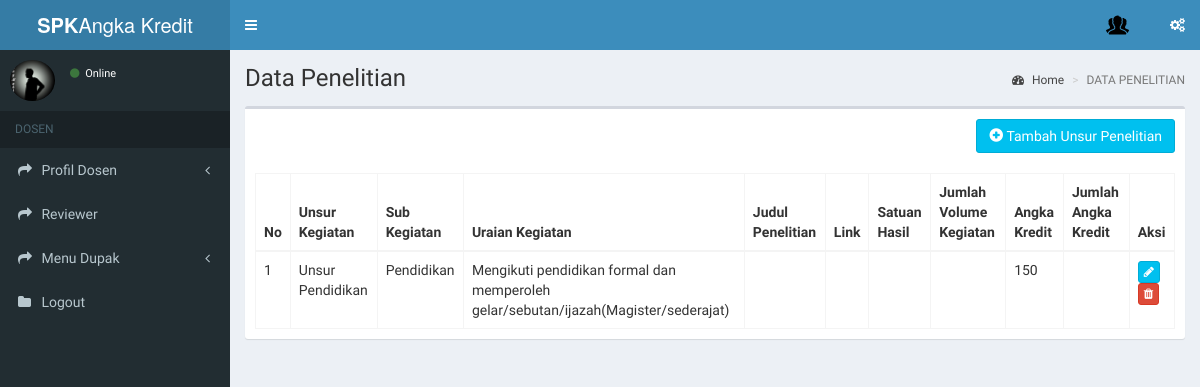
The page /index.php/dosen/penelitian on the database as committed earlier.
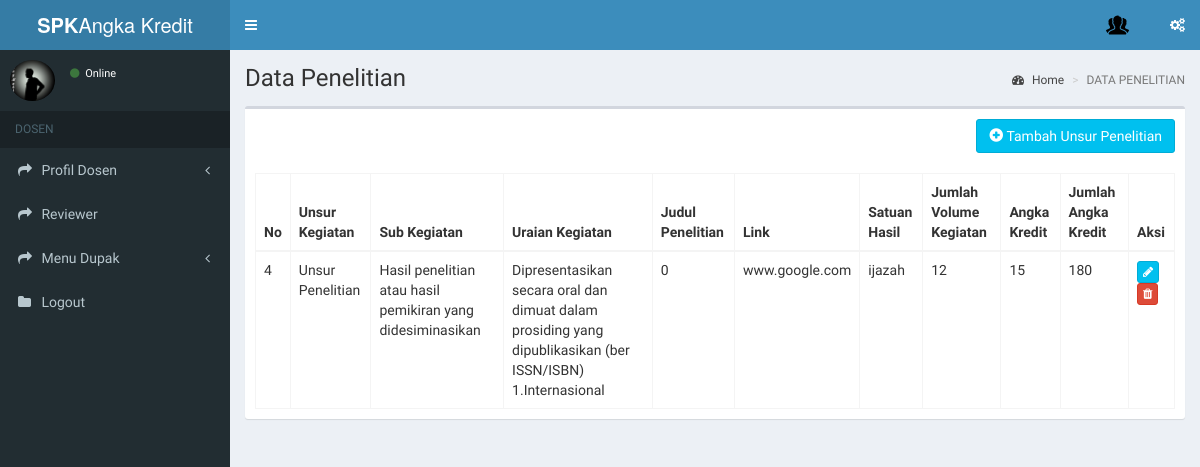
The same page on the database as committed later.
### tables this page shows
CREATE TABLE `penelitian` (
  `id_penelitian` int(11) NOT NULL AUTO_INCREMENT,
  `id_dosen` int(11) DEFAULT NULL,
  `unsur` int(50) DEFAULT NULL,
  `sub` int(50) DEFAULT NULL,
  `uraian` int(50) DEFAULT NULL,
  `judul` varchar(100) DEFAULT NULL,
  `link` text,
  `satuan_hasil` varchar(100) DEFAULT NULL,
  `jumlah_volume` double DEFAULT NULL,
  `lampiran` text,
  `jumlah_ak` double DEFAULT NULL,
  PRIMARY KEY (`id_penelitian`),
  KEY `id_dosenpene` (`id_dosen`),
  KEY `fk_unsur3` (`unsur`),
  KEY `fk_sub3` (`sub`),
  KEY `fk_uraian3` (`uraian`),
  CONSTRAINT `fk_dosenpnl` FOREIGN KEY (`id_dosen`) REFERENCES `dosen` (`id_dosen`),
  CONSTRAINT `fk_sub3` FOREIGN KEY (`sub`) REFERENCES `sub_kegiatan` (`id_sub`),
  CONSTRAINT `fk_unsur3` FOREIGN KEY (`unsur`) REFERENCES `unsur_kegiatan` (`id_unsur`),
  CONSTRAINT `fk_uraian3` FOREIGN KEY (`uraian`) REFERENCES `uraian_kegiatan` (`id_uraian`)
);

CREATE TABLE `unsur_kegiatan` (
  `id_unsur` int(10) NOT NULL AUTO_INCREMENT,
  `nama_unsur` varchar(100) NOT NULL,
  PRIMARY KEY (`id_unsur`)
);

CREATE TABLE `sub_kegiatan` (
  `id_sub` int(11) NOT NULL AUTO_INCREMENT,
  `id_unsur` int(11) DEFAULT NULL,
  `nama_sub` text,
  PRIMARY KEY (`id_sub`),
  KEY `fk_unsur` (`id_unsur`),
  CONSTRAINT `fk_unsur` FOREIGN KEY (`id_unsur`) REFERENCES `unsur_kegiatan` (`id_unsur`)
);

CREATE TABLE `uraian_kegiatan` (
  `id_uraian` int(11) NOT NULL AUTO_INCREMENT,
  `id_sub` int(11) DEFAULT NULL,
  `nama_uraian` text,
  `angka_kredit` int(11) DEFAULT NULL,
  PRIMARY KEY (`id_uraian`),
  KEY `sub_uraian` (`id_sub`),
  CONSTRAINT `sb` FOREIGN KEY (`id_sub`) REFERENCES `sub_kegiatan` (`id_sub`)
);

### application/controllers/dosen/Penelitian.php (called while the page is built, shortened)
<?php defined('BASEPATH')OR exit('no direct script access allowed');
 class Penelitian extends CI_Controller
 {
     public function __construct()
     {
        $this->load->model('penelitian_model');
     }
     public function index()
     {
     	$data['penelitian']=$this->penelitian_model->get_penelitian();
		$this->load->view('atribut/header');
		$this->load->view('dosen/menudupak/datapenelitian',$data);
		$this->load->view('atribut/footer');
     }
 } ?>

### index.php (called while the page is built, shortened)
<?php
require_once BASEPATH.'core/CodeIgniter.php';

### application/models/Penelitian_model.php (called while the page is built, shortened)
<?php
class Penelitian_model extends CI_model
{
	public function get_penelitian(){
		$query =$this->db->query('SELECT * FROM penelitian JOIN unsur_kegiatan ON penelitian.`unsur`=unsur_kegiatan.`id_unsur` JOIN sub_kegiatan ON penelitian.`sub`=sub_kegiatan.`id_sub` JOIN `uraian_kegiatan` ON penelitian.`uraian`=`uraian_kegiatan`.`id_uraian` JOIN dosen ON penelitian.`id_dosen`=dosen.`id_dosen`');
		return $query->result_array();
	}
}

### application/views/dosen/menudupak/datapenelitian.php (the view)
<div class="content-wrapper">
   <section class="content-header">
     <h1>Data Penelitian</h1>
     <ol class="breadcrumb">
       <li><a href="#"><i class="fa fa-dashboard"></i> Home</a></li>
       <li class="active">DATA PENELITIAN</li>
     </ol>
   </section>
 <section class="content">
     <div class="row">
       <div class="col-xs-12">
         <div class="box">
           <div class="box-header">
             <a href="<?php echo base_url('dosen/Penelitian/tambah') ?>" class="btn btn-info pull-right"><i class="glyphicon glyphicon-plus-sign"></i> Tambah Unsur Penelitian</a>
           </div>
           <div class="box-body">
             <table id="exampleb 2" class="table table-bordered table-hover">
               <thead>
               <tr>
                 <th>No</th>
                 <th>Unsur Kegiatan</th>
                 <th>Sub Kegiatan</th>
                 <th>Uraian Kegiatan</th>
                 <th>Judul Penelitian</th>
                 <th>Link</th>
                 <th>Satuan Hasil</th>
                 <th>Jumlah Volume Kegiatan</th>
                 <th>Angka Kredit</th>
                 <th>Jumlah Angka Kredit</th>
                 <th>Aksi</th>
               </tr>
               </thead>
                <tbody>
                  <?php foreach ($penelitian as $pen):?>
               <tr>
                 <td><?php echo $pen['id_penelitian'] ?></td>
                 <td><?php echo $pen['nama_unsur'];?></td>
                 <td><?php echo $pen['nama_sub'];?></td>
                 <td><?php echo $pen['nama_uraian'];?></td>
                 <td><?php echo $pen['judul'];?></td>
                 <td><?php echo $pen['link'];?></td>
                 <td><?php echo $pen['satuan_hasil'];?></td>
                 <td><?php echo $pen['jumlah_volume'];?></td>
                 <td><?php echo $pen['angka_kredit'];?></td>
                 <td><?php echo $pen['jumlah_ak'];?></td>
                 <td>
                   <a href="" class="btn btn-info btn-xs"><span class="fa fa-pencil"></span></a>
                   <a href="" class="btn btn-danger btn-xs"><span class="fa fa-trash"></span></a>
                 </td>
               </tr>
               <?php endforeach;?>
               </tbody>
               </table>
           </div>
         </div>
       </div>
     </div>
   </section>
 </div>

### application/views/atribut/header.php (shortened to what this page needs)
<!DOCTYPE html>
<html>
<head>
  <link rel="stylesheet" href="<?php echo base_url('assets/bootstrap/css/bootstrap.min.css'); ?>">
  <link rel="stylesheet" href="https://cdnjs.cloudflare.com/ajax/libs/font-awesome/4.5.0/css/font-awesome.min.css">
  <link rel="stylesheet" href="https://cdnjs.cloudflare.com/ajax/libs/ionicons/2.0.1/css/ionicons.min.css">
  <link rel="stylesheet" href="<?php echo base_url('assets/dist/css/AdminLTE.min.css'); ?>">
  <link rel="stylesheet" href="<?php echo base_url('assets/dist/css/skins/_all-skins.min.css'); ?>">
  <link rel="stylesheet" href="<?php echo base_url('assets/plugins/datepicker/datepicker3.css') ?>">
  <link rel="stylesheet" type="text/css" href="<?php echo base_url('assets/plugins/datatables/dataTables.bootstrap.css') ?>">
</head>
<body class="hold-transition skin-blue sidebar-mini">
<div class="wrapper">
  <header class="main-header">
    <a href="" class="logo">
      <span class="logo-lg"><b>SPK</b>Angka Kredit</span>
    </a>
    <nav class="navbar navbar-static-top">
      <a href="#" class="sidebar-toggle" data-toggle="offcanvas" role="button">
      </a>
      <div class="navbar-custom-menu">
        <ul class="nav navbar-nav">
          <li class="dropdown user user-menu">
            <a href="#" class="dropdown-toggle" data-toggle="dropdown">
              <img src="<?php echo base_url('img/work.png'); ?>" class="user-image" alt="User Image">
            </a>
          </li>
          <li>
            <a href="#" data-toggle="control-sidebar"><i class="fa fa-gears"></i></a>
          </li>
        </ul>
      </div>
    </nav>
  </header>
  <aside class="main-sidebar">
    <section class="sidebar">
      <div class="user-panel">
        <div class="pull-left image">
          <img src="<?php echo base_url('img/logo.jpg'); ?>" class="img-circle" alt="User Image">
        </div>
        <div class="pull-left info">
          <a href="#"><i class="fa fa-circle text-success"></i> Online</a>
        </div>
      </div>
      <ul class="sidebar-menu">
        <li class="header">DOSEN</li>
        <li class="treeview">
          <a href="#">
            <i class="fa fa-share"></i> <span>Profil Dosen</span>
            <span class="pull-right-container">
              <i class="fa fa-angle-left pull-right"></i>
            </span>
          </a>
        </li>
        <li class="treeview">
          <a href="#">
            <i class="fa fa-share"></i> <span>Reviewer</span>
          </a>
        </li>
        <li class="treeview">
          <a href="#">
            <i class="fa fa-share"></i> <span>Menu Dupak</span>
            <span class="pull-right-container">
              <i class="fa fa-angle-left pull-right"></i>
            </span>
          </a>
        </li>
                <li class="treeview">
             <a href="#">
            <i class="fa fa-folder"></i> <span>Logout</span>
          </a>
        </li>
      </ul>
    </section>
  </aside>

### application/views/atribut/footer.php
</body>
</html>

Rows that differ between the two databases and show on the page:
removed penelitian: id_penelitian "1", unsur.nama_unsur "Unsur Pendidikan", sub.nama_sub "Pendidikan", uraian.nama_uraian "Mengikuti pendidikan formal dan memperoleh gelar/sebutan/ijazah(Magister/sederajat)", uraian.angka_kredit "150"
added penelitian: id_penelitian "4", unsur.nama_unsur "Unsur Penelitian", sub.nama_sub "Hasil penelitian atau hasil pemikiran yang didesiminasikan", uraian.nama_uraian "Dipresentasikan secara oral dan dimuat dalam prosiding yang dipublikasikan (ber ISSN/ISBN) 1.Internasional", judul "0", link "www.google.com", satuan_hasil "ijazah", jumlah_volume "12", uraian.angka_kredit "15", jumlah_ak "180"
